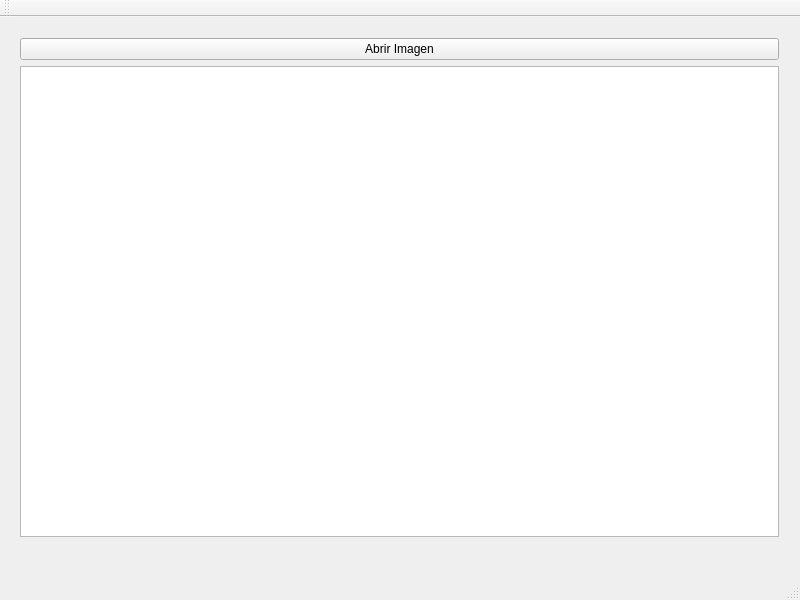
<?xml version="1.0" encoding="UTF-8"?>
<ui version="4.0">
 <class>MainWindow</class>
 <widget class="QMainWindow" name="MainWindow">
  <property name="geometry">
   <rect>
    <x>0</x>
    <y>0</y>
    <width>800</width>
    <height>600</height>
   </rect>
  </property>
  <property name="windowTitle">
   <string>MainWindow</string>
  </property>
  <widget class="QWidget" name="centralWidget">
   <widget class="QWidget" name="verticalLayoutWidget">
    <property name="geometry">
     <rect>
      <x>9</x>
      <y>10</y>
      <width>781</width>
      <height>521</height>
     </rect>
    </property>
    <layout class="QVBoxLayout" name="verticalLayout_2">
     <item>
      <widget class="QPushButton" name="btnOpen">
       <property name="text">
        <string>Abrir Imagen</string>
       </property>
      </widget>
     </item>
     <item>
      <widget class="QGraphicsView" name="graphicsViewTo"/>
     </item>
    </layout>
   </widget>
  </widget>
  <widget class="QMenuBar" name="menuBar">
   <property name="geometry">
    <rect>
     <x>0</x>
     <y>0</y>
     <width>800</width>
     <height>27</height>
    </rect>
   </property>
  </widget>
  <widget class="QToolBar" name="mainToolBar">
   <attribute name="toolBarArea">
    <enum>TopToolBarArea</enum>
   </attribute>
   <attribute name="toolBarBreak">
    <bool>false</bool>
   </attribute>
  </widget>
  <widget class="QStatusBar" name="statusBar"/>
 </widget>
 <layoutdefault spacing="6" margin="11"/>
 <resources/>
 <connections/>
</ui>
